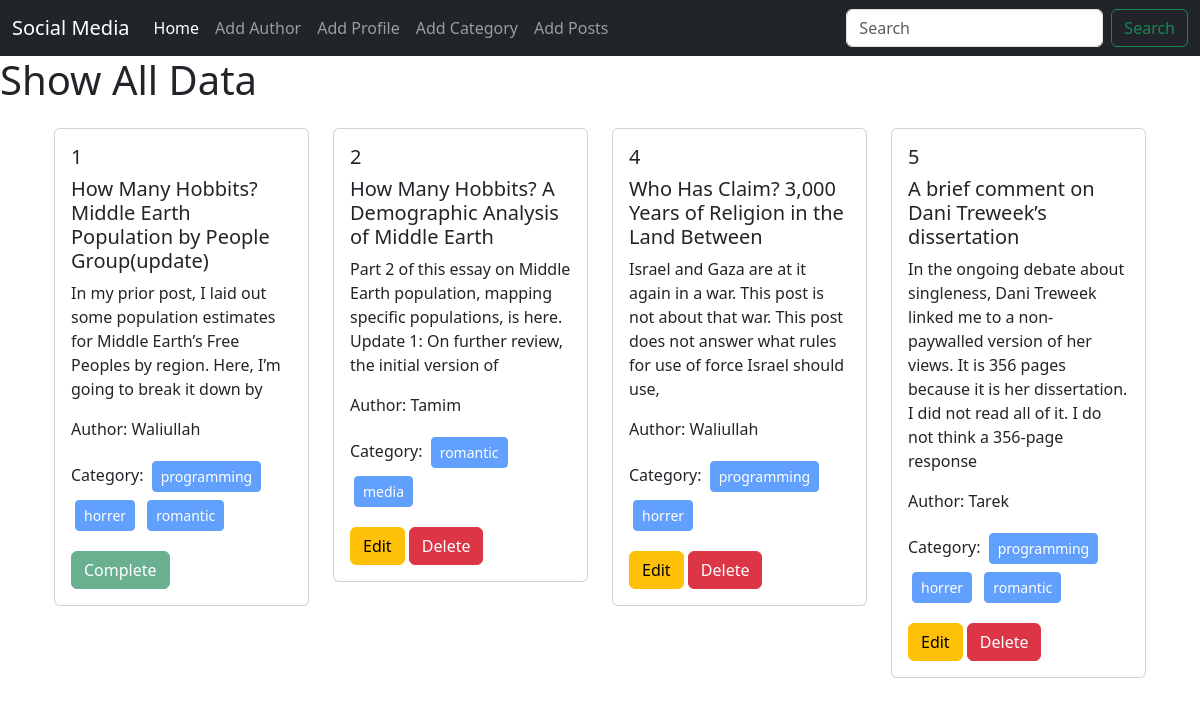
The page / on the database its author committed.
### posts/models.py (models this page shows, shortened)
class Posts(models.Model):
    title = models.CharField(max_length=150)
    content = models.TextField()
    category = models.ManyToManyField(Category)
    author = models.ForeignKey(Author, on_delete=models.CASCADE)
    is_complete = models.BooleanField(default=False)

### author/models.py (models this page shows, shortened)
class Author(models.Model):
    name = models.CharField(max_length=100)
    bio = models.CharField(max_length=200)
    email = models.EmailField(max_length=100)
    phone_no = models.CharField(max_length=11)

### categories/models.py (models this page shows, shortened)
class Category(models.Model):
    category_name = models.CharField(max_length=100)

### social_media/views.py (the view)
# urls.py: 2. Add a URL to urlpatterns:  path('', views.home, name='home')
def home(request):
    data = Posts.objects.all()
    return render(request, 'home.html', {'data': data})

### templates/home.html
{% extends "base.html" %}
{% block content %}
<h1>Show All Data</h1>
<div class="row mt-4 container w-80 m-auto">
    {% for post in data %}
    <div class="col-sm-3 mb-3 mb-sm-0">
      <div class="card">
        <div class="card-body">
          <h5 class="card-title">{{post.id}}</h5>
          <h5 class="card-title">{{post.title}}</h5>
          <p class="card-text">{{post.content}}</p>
          <p class="card-text">Author: {{post.author.name}}</p>
          <p class="card-text">Category:
            {% for cat in post.category.all%}
            <button class="btn btn-primary btn-sm disabled m-1">{{cat.category_name}}</button>
            {% endfor %}
          </p>
          {% if not post.is_complete %}
          <a href="{% url 'edit_post' post.id %}" class="btn btn-warning">Edit</a>
          <a href="{% url 'delete_post' post.id %}" class="btn btn-danger">Delete</a>
          {% else %}
          <a href="{% url 'complete_post' post.id %}" class="btn btn-success disabled">Complete</a>
          {% endif %}
        </div>
      </div>
    </div>
    {% endfor %}
  </div>
{% endblock %}

### templates/base.html (shortened to what this page needs)
<!doctype html>
<html lang="en">
  <head>
    <link href="https://cdn.jsdelivr.net/npm/bootstrap@5.3.2/dist/css/bootstrap.min.css" rel="stylesheet">
  </head>
  <body>
    <nav class="navbar navbar-expand-lg bg-dark navbar-dark">
        <div class="container-fluid">
          <a class="navbar-brand" href="{% url 'homepage' %}">Social Media</a>
          <div class="collapse navbar-collapse" id="navbarSupportedContent">
            <ul class="navbar-nav me-auto mb-2 mb-lg-0">
              <li class="nav-item">
                <a class="nav-link active" aria-current="page" href="{% url 'homepage' %}">Home</a>
              </li>
              <li class="nav-item">
                <a class="nav-link" href="{% url 'add_author' %}">Add Author</a>
              </li>
              <li class="nav-item">
                <a class="nav-link" href="{% url 'add_profile' %}">Add Profile</a>
              </li>
              <li class="nav-item">
                <a class="nav-link" href="{% url 'add_category' %}">Add Category</a>
              </li>
              <li class="nav-item">
                <a class="nav-link" href="{% url 'add_post' %}">Add Posts</a>
              </li>
            </ul>
            <form class="d-flex" role="search">
              <input class="form-control me-2" type="search" placeholder="Search" aria-label="Search">
              <button class="btn btn-outline-success" type="submit">Search</button>
            </form>
          </div>
        </div>
      </nav>
    {% block content %}
    {% endblock %}
  </body>
</html>

### rows shown on the page
Posts: id "1", title "How Many Hobbits? Middle Earth Population by People Group(update)", content "In my prior post, I laid out some population estimates for Middle Earth’s Free Peoples by region. Here, I’m going to break it down by", author.name "Waliullah", is_complete "Complete"
Category: category_name "programming"
Category: category_name "horrer"
Category: category_name "romantic"
Posts: id "2", title "How Many Hobbits? A Demographic Analysis of Middle Earth", content "Part 2 of this essay on Middle Earth population, mapping specific populations, is here. Update 1: On further review, the initial version of", author.name "Tamim", is_complete "Edit"
Category: category_name "media"
Posts: id "4", title "Who Has Claim? 3,000 Years of Religion in the Land Between", content "Israel and Gaza are at it again in a war. This post is not about that war. This post does not answer what rules for use of force Israel should use,", author.name "Waliullah", is_complete "Edit"
Posts: id "5", title "A brief comment on Dani Treweek’s dissertation", content "In the ongoing debate about singleness, Dani Treweek linked me to a non- paywalled version of her views. It is 356 pages because it is her dissertation. I did not read all of it. I do not think a 356-page response", author.name "Tarek", is_complete "Edit"
